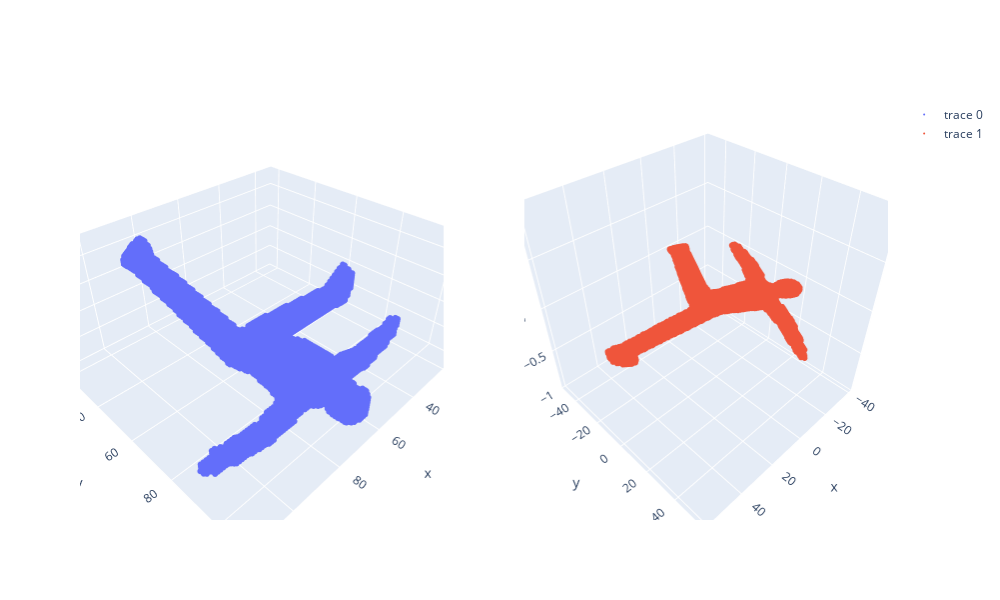

Notebook code cell kept with this figure:
### Markdown cell above
X = np.array([[-1, -1], [-2, -1], [-3, -2], [1, 1], [2, 1], [3, 2]])
plt.scatter(X[:,0], X[:,1])

### Code cell
#filter_func = Projection(columns=[0,1])
#filter_func = PCA(n_components=2)
#filter_func = UMAP(n_neighbors=5)

X = deepcopy(pcd[:,0:3])
X_ = filter_func.fit_transform(X)


fig = make_subplots(rows=1, cols=2,specs=[[{'type': 'surface'}, {'type': 'surface'}]])

fig.add_trace(
    go.Scatter3d(x=X[:,0], y=X[:,1],z=X[:,2],mode = 'markers',marker = dict(size = 2)),
    row=1, col=1
)

fig.add_trace(
    go.Scatter3d(x=X_[:,0], y=X_[:,1],z=[0]*X_.shape[0],mode = 'markers',marker = dict(size = 2)),
    row=1, col=2
)

#fig.add_trace(
#    go.Scatter3d(x=X_[:,0], y=X_[:,1],z=X_[:,2],mode = 'markers',marker = dict(size = 2)),
#    row=1, col=2
#)

fig.update_layout(height=600, width=1000)
fig.show()

### Figure 1 — Plotly figure (JSON) as saved in the notebook; plotly's stock layout.template omitted (floating-point values rounded to 4 significant figures; data arrays with more than 128 entries replaced by an {"elided": "..."} marker saying what was removed)
{"data": [{"marker": {"size": 2}, "mode": "markers", "scene": "scene", "type": "scatter3d", "x": {"elided": "9197 int values"}, "y": {"elided": "9197 int values"}, "z": {"elided": "9197 int values"}}, {"marker": {"size": 2}, "mode": "markers", "scene": "scene2", "type": "scatter3d", "x": {"elided": "9197 float values"}, "y": {"elided": "9197 float values"}, "z": {"elided": "9197 int values"}}], "layout": {"height": 600, "scene": {"aspectmode": "auto", "aspectratio": {"x": 1.352, "y": 1.216, "z": 0.6082}, "domain": {"x": [0, 0.45], "y": [0, 1]}}, "scene2": {"aspectmode": "auto", "aspectratio": {"x": 1, "y": 1, "z": 1}, "camera": {"center": {"x": 0, "y": 0, "z": 0}, "eye": {"x": 1.169, "y": 1.196, "z": 1.375}, "projection": {"type": "perspective"}, "up": {"x": 0, "y": 0, "z": 1}}, "domain": {"x": [0.55, 1], "y": [0, 1]}}, "width": 1000}}
